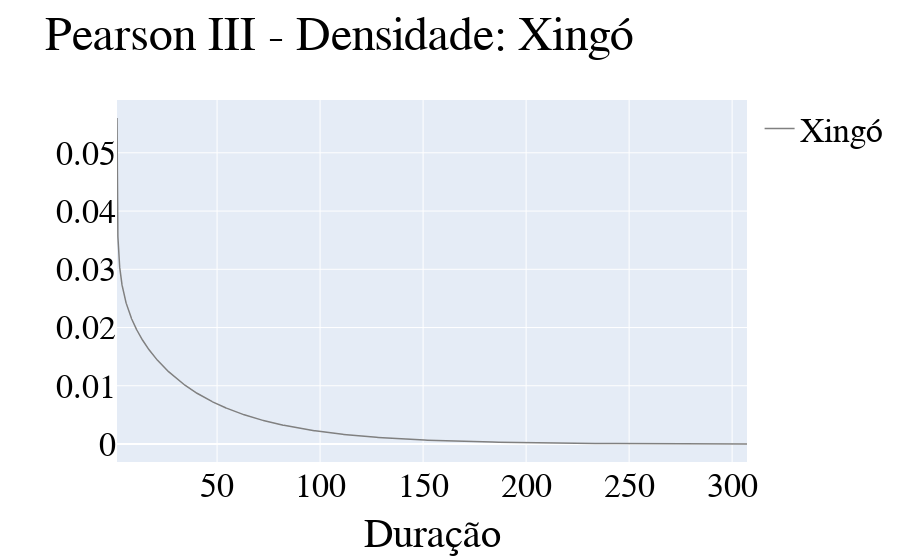
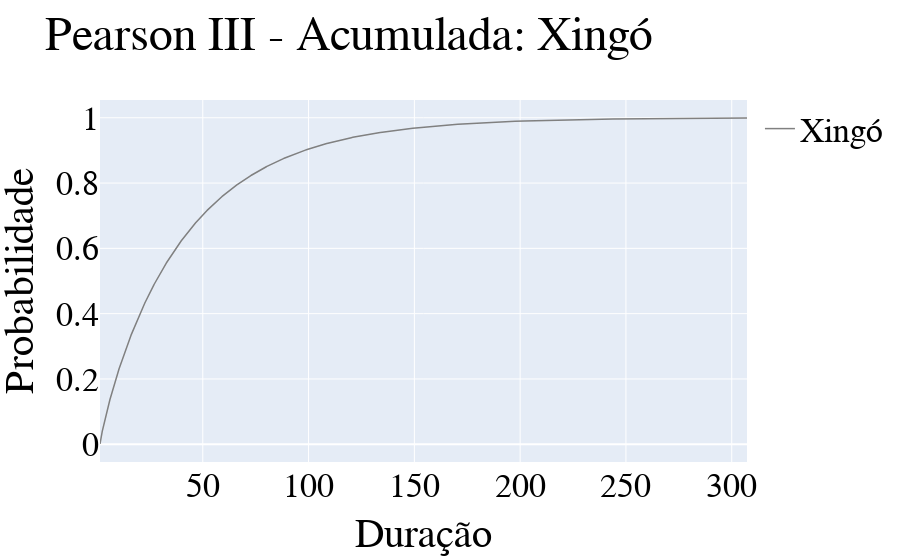

These figures' notebook cell, in order:
### Markdown cell above
#### 3.2 - Duração ( Pearson III)

### Code cell
#Distribuição densidade-probabilidade
title = 'Xingó'
type_function = 'density'
fig_density_mml_pearson, data_density_mmml_pareto = peaks_sdp.plot_distribution(title, type_function, estimador='mml', distribuition='P3', variable='Duration')
#py.offline.plot(fig, filename='gráficos/distrib_density_sdp_mvs.html')
pio.show(fig_density_mml_pearson)

#Distribuição densidade-probabilidade
title = 'Xingó'
type_function = 'cumulative'
fig_density_mml_pearson, data_density_mmml_pareto = peaks_sdp.plot_distribution(title, type_function, estimador='mml', distribuition='P3', variable='Duration')
#py.offline.plot(fig, filename='gráficos/distrib_density_sdp_mvs.html')
pio.show(fig_density_mml_pearson)

### Figure 1 — Plotly figure (JSON) as saved in the notebook; plotly's stock layout.template omitted (floating-point values rounded to 4 significant figures; data arrays with more than 128 entries replaced by an {"elided": "..."} marker saying what was removed)
{"data": [{"line": {"color": "rgb(128, 128, 128)", "width": 1.5}, "name": "Xingó", "type": "scatter", "x": {"elided": "999 float values"}, "y": {"elided": "999 float values"}}], "layout": {"font": {"color": "rgb(0,0,0)", "family": "Time New Roman", "size": 34}, "showlegend": true, "title": {"text": "Pearson III - Densidade: Xingó"}, "xaxis": {"title": {"text": "Duração"}}, "yaxis": {"title": {"text": ""}}}}

### Figure 2 — Plotly figure (JSON) as saved in the notebook; plotly's stock layout.template omitted (floating-point values rounded to 4 significant figures; data arrays with more than 128 entries replaced by an {"elided": "..."} marker saying what was removed)
{"data": [{"line": {"color": "rgb(128, 128, 128)", "width": 1.5}, "name": "Xingó", "type": "scatter", "x": {"elided": "999 float values"}, "y": {"elided": "999 float values"}}], "layout": {"font": {"color": "rgb(0,0,0)", "family": "Time New Roman", "size": 34}, "showlegend": true, "title": {"text": "Pearson III - Acumulada: Xingó"}, "xaxis": {"title": {"text": "Duração"}}, "yaxis": {"title": {"text": "Probabilidade"}}}}
